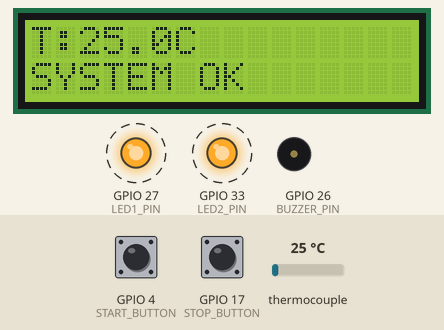
Recording of a sketch running on a simulated ESP32. On the bench: 16×2 character LCD, output pins drawn as LEDs (lit = HIGH), buzzer (waves = sounding). Dashed ring = blinking. Inputs (shaded band) come from the test bench; at power-on: GPIO 4 (START_BUTTON) HIGH, GPIO 17 (STOP_BUTTON) HIGH, thermocouple 25 °C. Pins used as bus, display or sensor lines are not drawn; what the sketch prints to the serial monitor is not drawn.

Above: at 1.2 s.
1.3 s: GPIO 4 (START_BUTTON) pulled LOW for 0.15 s
At 1.55 s:
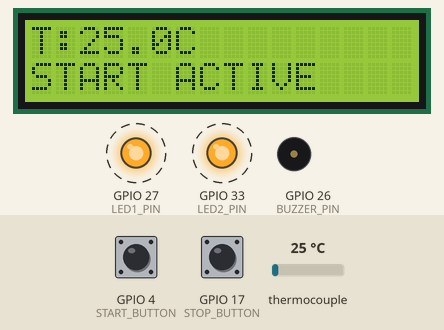
2.0 s: GPIO 17 (STOP_BUTTON) pulled LOW for 0.15 s
At 2.16 s:
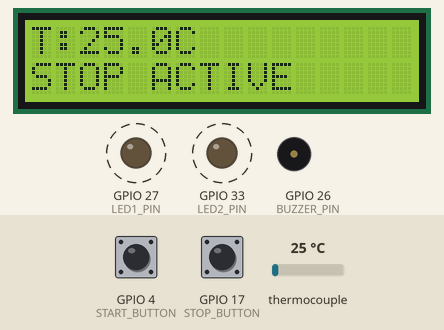
5.1 s: thermocouple set to 6 °C
At 6.7 s:
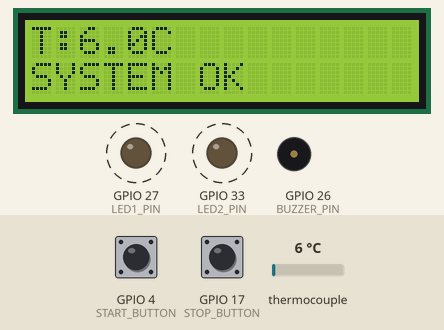
7.0 s: GPIO 4 (START_BUTTON) pulled LOW for 1 s
At 7.8 s:
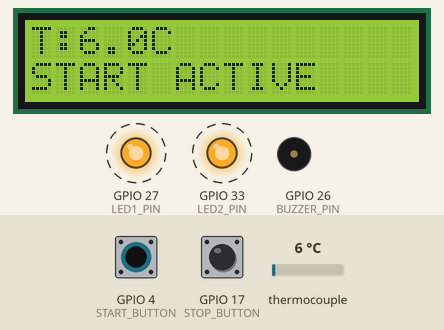
8.6 s: GPIO 17 (STOP_BUTTON) pulled LOW for 1 s
At 9.6 s:
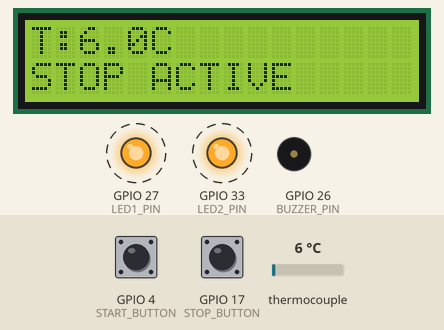
10.2 s: thermocouple set to 75 °C
At 11.3 s:
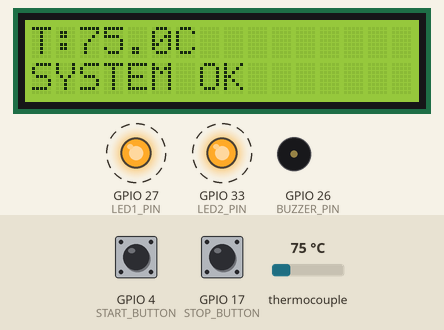
Timing chart, 0 to 13.1 s (numbered marks = the images above; inputs shaded):
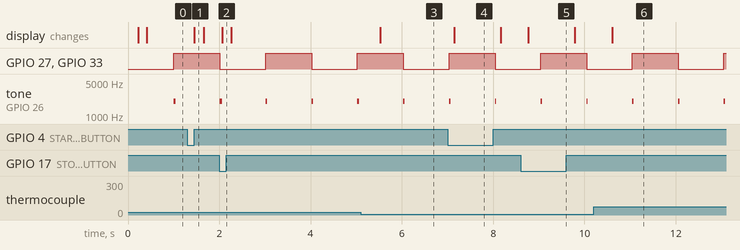

Measured:
- after the input at 1.3 s, the display: changes after 0.15 s (image 1)
- after the input at 2.0 s, the display: changes after 0.07 s (image 2)
- after the input at 5.1 s, the display: changes after 0.43 s (image 3)
- after the input at 7.0 s, the display: changes after 0.15 s (image 4)
- after the input at 8.6 s, the display: changes after 0.17 s (image 5)
- after the input at 10.2 s, the display: changes after 0.41 s (image 6)
- by itself, GPIO 27 (LED1_PIN), GPIO 33 (LED2_PIN): alternates HIGH for 1.0 s and LOW for 1.0 s
- by itself, tone on GPIO 26 (BUZZER_PIN): alternates 2000 Hz for 0.04 s and silent for 0.97 s

The sketch:

Board_Test.ino
```cpp
#include <Wire.h>
#include <LiquidCrystal_I2C.h>
#include <max6675.h>

// =====================
// PINS
// =====================
#define LCD_SDA_PIN 21
#define LCD_SCL_PIN 22

#define MAX6675_CS   5
#define MAX6675_SCK 18
#define MAX6675_SO  19

#define START_BUTTON 4
#define STOP_BUTTON 17

#define LED1_PIN 27
#define LED2_PIN 33
#define SSR_PIN 32

#define BUZZER_PIN 26

// =====================
// LCD
// =====================
LiquidCrystal_I2C lcd(0x27, 16, 2);

// =====================
// MAX6675
// =====================
MAX6675 thermocouple(MAX6675_SCK, MAX6675_CS, MAX6675_SO);

// =====================
// TIMERS
// =====================
unsigned long lastLCD = 0;
unsigned long lastDiag = 0;

// =====================
// BUZZER STATE (ESP32 3.x FIX)
// =====================
bool buzzerActive = false;
unsigned long buzzerOffTime = 0;

// =====================
// BUZZER FUNCTIONS
// =====================
void buzzerBegin()
{
  ledcAttach(BUZZER_PIN, 2000, 8);
  ledcWriteTone(BUZZER_PIN, 0);
}

void beep(int freq, int durationMs)
{
  ledcWriteTone(BUZZER_PIN, freq);
  buzzerActive = true;
  buzzerOffTime = millis() + durationMs;
}

// =====================
// SETUP
// =====================
void setup()
{
  Serial.begin(9600);

  Wire.begin(LCD_SDA_PIN, LCD_SCL_PIN);

  pinMode(START_BUTTON, INPUT_PULLUP);
  pinMode(STOP_BUTTON, INPUT_PULLUP);

  pinMode(LED1_PIN, OUTPUT);
  pinMode(LED2_PIN, OUTPUT);
  pinMode(SSR_PIN, OUTPUT);

  lcd.init();
  lcd.backlight();

  lcd.setCursor(0, 0);
  lcd.print("SYSTEM START");
  lcd.setCursor(0, 1);
  lcd.print("INIT...");

  buzzerBegin();
}

// =====================
// LOOP
// =====================
void loop()
{
  unsigned long now = millis();

  // =====================
  // STOP BUZZER NON-BLOCKING
  // =====================
  if (buzzerActive && now > buzzerOffTime)
  {
    ledcWriteTone(BUZZER_PIN, 0);
    buzzerActive = false;
  }

  // =====================
  // TEMP READ (stable timing)
  // =====================
  static unsigned long lastTemp = 0;
  static float tempC = 0;

  if (now - lastTemp >= 250)
  {
    lastTemp = now;
    tempC = thermocouple.readCelsius();
  }

  // =====================
  // HARDWARE TEST (1Hz)
  // =====================
  if (now - lastDiag >= 1000)
  {
    lastDiag = now;

    static bool state = false;
    state = !state;

    digitalWrite(LED1_PIN, state);
    digitalWrite(LED2_PIN, state);
    digitalWrite(SSR_PIN, state);

    beep(2000, 30);
  }

  bool startPressed = (digitalRead(START_BUTTON) == LOW);
  bool stopPressed  = (digitalRead(STOP_BUTTON) == LOW);

  // =====================
  // LCD LIVE UPDATE
  // =====================
  if (now - lastLCD >= 200)
  {
    lastLCD = now;

    lcd.setCursor(0, 0);
    lcd.print("T:");
    lcd.print(tempC, 1);
    lcd.print("C      ");

    lcd.setCursor(0, 1);

    if (startPressed)
      lcd.print("START ACTIVE   ");
    else if (stopPressed)
      lcd.print("STOP ACTIVE    ");
    else
      lcd.print("SYSTEM OK      ");
  }

  // SERIAL DEBUG
  Serial.println(tempC);
}
```
